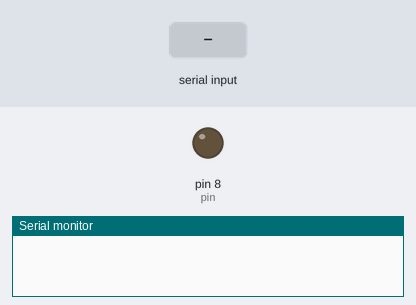
The sketch below on a simulated Arduino Uno, built with avr-gcc and run on an emulated ATmega328P. Shown: output pins drawn as LEDs (lit = HIGH), the last lines printed to the serial monitor. Inputs (shaded band) come from the test bench.

Above: at 1.2 s.
1.3 s: "1" received over Serial
At 1.6 s:
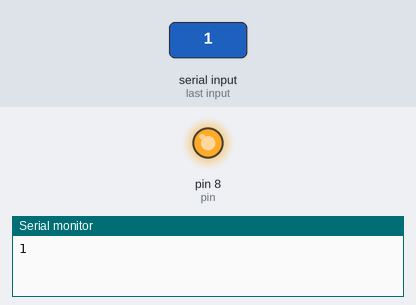
2.8 s: "0" received over Serial
At 3.9 s:
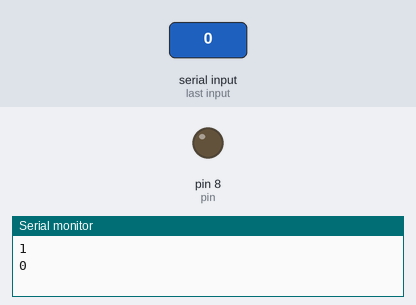
Timing chart, 0 to 5.8 s (numbered marks = the images above; inputs shaded):
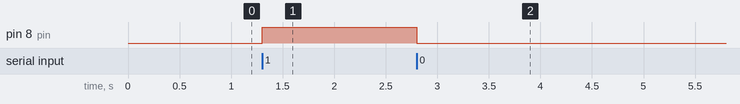

Measured:
- after the input at 1.3 s, pin 8 (pin): LOW → HIGH at once
- after the input at 2.8 s, pin 8 (pin): HIGH → LOW at once

The sketch:

pyserial_arduino.ino
```cpp
char dariPython;
int pin = 8;

void setup() {
  pinMode(pin, OUTPUT);
  Serial.begin(9600);
}

void loop() {
  if(Serial.available() > 0)
  {
    dariPython = Serial.read();
    Serial.println(dariPython);
  }

  if(dariPython == '1')
  {
    digitalWrite(pin, HIGH);
  }
  else
  {
    digitalWrite(pin, LOW);
  }
}
```
